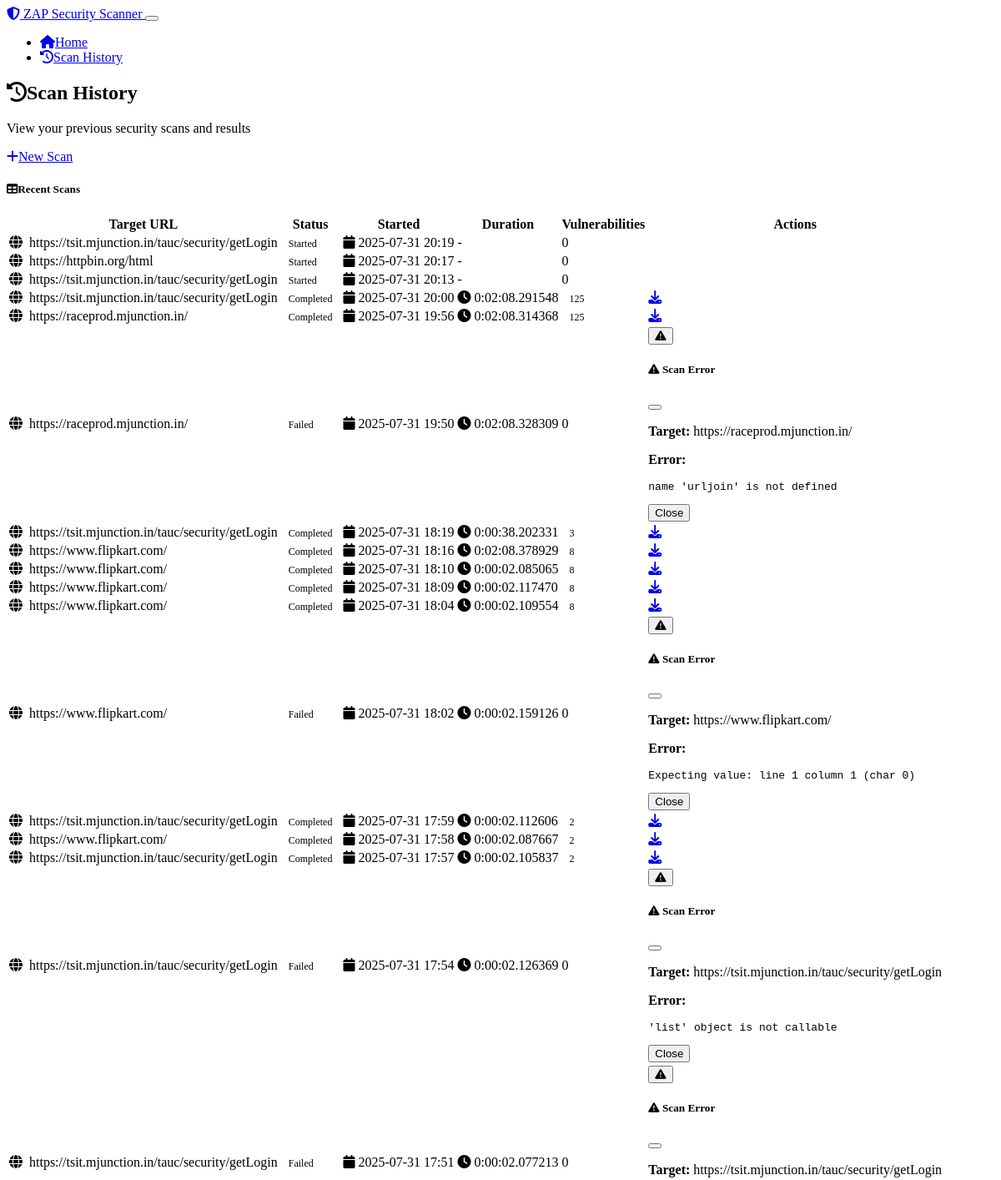
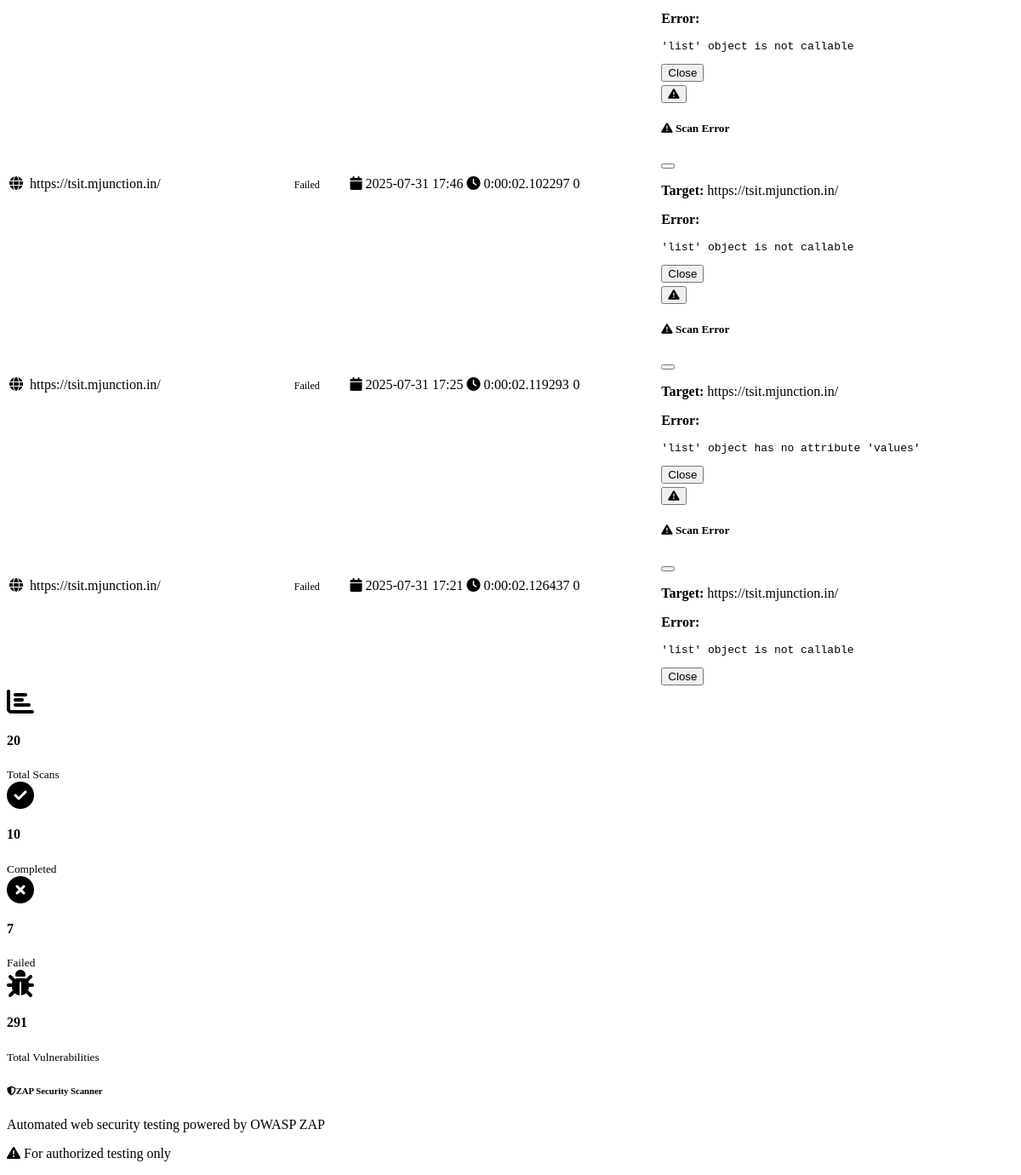
/scan_history, run on an earlier commit of the app's database (2 pictures, top to bottom).
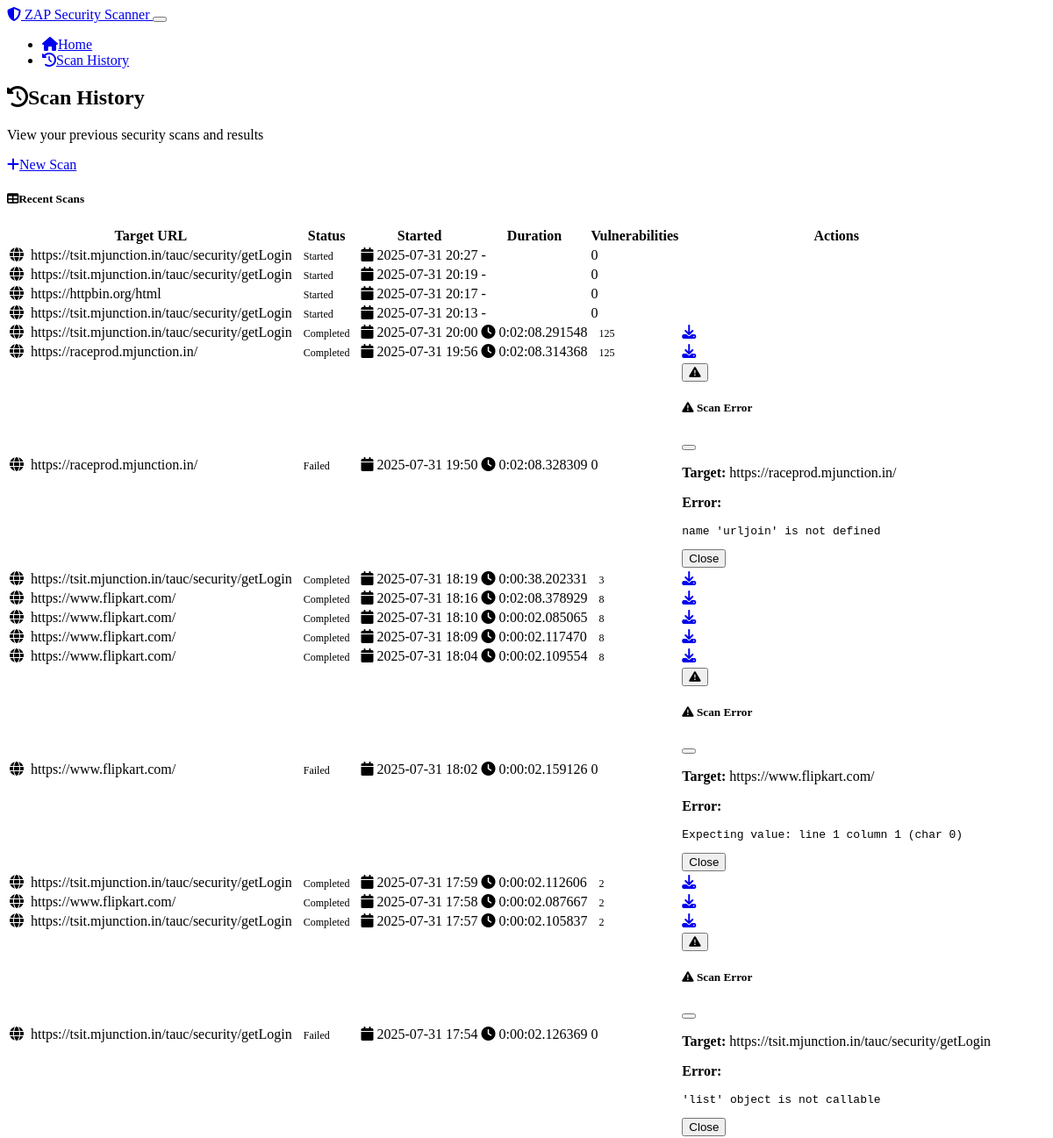
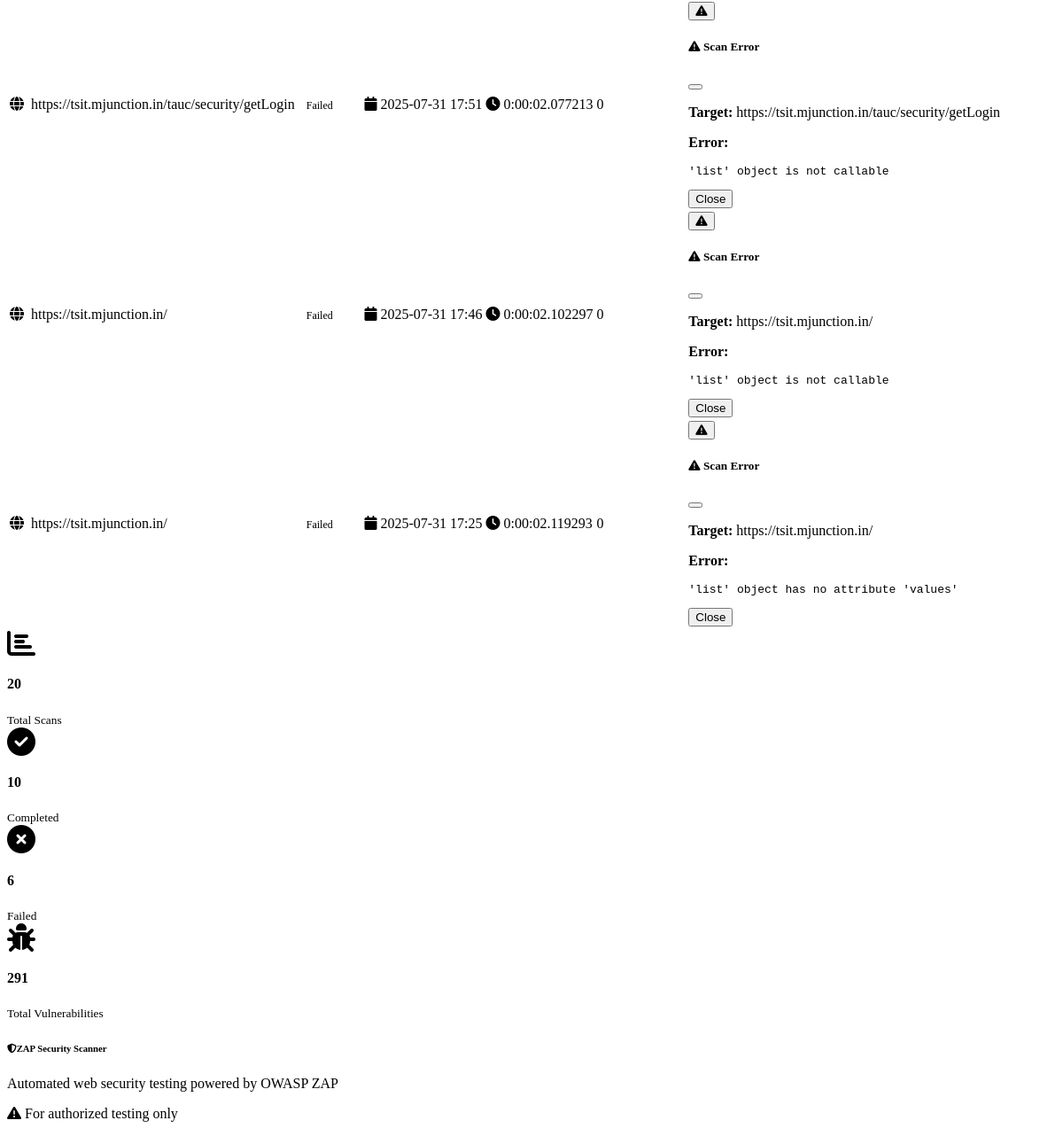
And on a later commit of the database (2 pictures, top to bottom).
### models.py (models this page shows, shortened)
class ScanRecord(db.Model):
    id = db.Column(db.Integer, primary_key=True)
    target_url = db.Column(db.String(500), nullable=False)
    status = db.Column(db.String(50), nullable=False, default='pending')  # pending, started, completed, failed, stopped
    started_at = db.Column(db.DateTime, nullable=False, default=datetime.utcnow)
    completed_at = db.Column(db.DateTime)
    vulnerability_count = db.Column(db.Integer, default=0)
    results_json = db.Column(Text)  # Store scan results as JSON
    error_message = db.Column(Text)
    @property
    def duration(self):
        if self.completed_at and self.started_at:
            return self.completed_at - self.started_at
        return None
    @property
    def status_badge_class(self):
        status_classes = {
            'pending': 'bg-secondary',
            'started': 'bg-primary',
            'completed': 'bg-success',
            'failed': 'bg-danger',
            'stopped': 'bg-warning'
        }
        return status_classes.get(self.status, 'bg-secondary')

### app.py (the view)
@app.route('/scan_history')
def scan_history():
    scans = models.ScanRecord.query.order_by(models.ScanRecord.started_at.desc()).limit(20).all()
    return render_template('scan_history.html', scans=scans)

### templates/scan_history.html (shortened to what this page needs)
{% extends "base.html" %}
{% block content %}
<div class="row">
    <div class="col-12">
        <div class="d-flex justify-content-between align-items-center mb-4">
            <div>
                <h2><i class="fas fa-history me-2"></i>Scan History</h2>
                <p class="text-muted mb-0">View your previous security scans and results</p>
            </div>
            <div>
                <a href="{{ url_for('index') }}" class="btn btn-primary">
                    <i class="fas fa-plus me-2"></i>New Scan
                </a>
            </div>
        </div>
        {% if scans %}
        <div class="card shadow">
            <div class="card-header bg-dark text-white">
                <h5 class="card-title mb-0">
                    <i class="fas fa-table me-2"></i>Recent Scans
                </h5>
            </div>
            <div class="card-body p-0">
                <div class="table-responsive">
                    <table class="table table-hover mb-0">
                        <thead class="table-dark">
                            <tr>
                                <th>Target URL</th>
                                <th>Status</th>
                                <th>Started</th>
                                <th>Duration</th>
                                <th>Vulnerabilities</th>
                                <th>Actions</th>
                            </tr>
                        </thead>
                        <tbody>
                            {% for scan in scans %}
                            <tr>
                                <td>
                                    <i class="fas fa-globe me-2 text-primary"></i>
                                    <span class="fw-bold">{{ scan.target_url|truncate(50) }}</span>
                                </td>
                                <td>
                                    <span class="badge {{ scan.status_badge_class }}">
                                        {{ scan.status|title }}
                                    </span>
                                </td>
                                <td>
                                    <i class="fas fa-calendar me-1 text-muted"></i>
                                    {{ scan.started_at.strftime('%Y-%m-%d %H:%M') }}
                                </td>
                                <td>
                                    {% if scan.duration %}
                                        <i class="fas fa-clock me-1 text-muted"></i>
                                        {{ scan.duration }}
                                    {% else %}
                                        <span class="text-muted">-</span>
                                    {% endif %}
                                </td>
                                <td>
                                    {% if scan.vulnerability_count %}
                                        <span class="badge bg-{{ 'danger' if scan.vulnerability_count > 5 else 'warning' if scan.vulnerability_count > 0 else 'success' }}">
                                            {{ scan.vulnerability_count }}
                                        </span>
                                    {% else %}
                                        <span class="text-muted">0</span>
                                    {% endif %}
                                </td>
                                <td>
                                    {% if scan.status == 'completed' and scan.results_json %}
                                        <a href="{{ url_for('download_report', scan_id=scan.id) }}"
                                           class="btn btn-sm btn-success me-2"
                                           title="Download PDF Report">
                                            <i class="fas fa-download"></i>
                                        </a>
                                    {% endif %}
                                    {% if scan.error_message %}
                                        <button class="btn btn-sm btn-outline-danger"
                                                data-bs-toggle="modal"
                                                data-bs-target="#errorModal{{ scan.id }}"
                                                title="View Error">
                                            <i class="fas fa-exclamation-triangle"></i>
                                        </button>
                                        <div class="modal fade" id="errorModal{{ scan.id }}" tabindex="-1">
                                            <div class="modal-dialog">
                                                <div class="modal-content">
                                                    <div class="modal-header bg-danger text-white">
                                                        <h5 class="modal-title">
                                                            <i class="fas fa-exclamation-triangle me-2"></i>
                                                            Scan Error
                                                        </h5>
                                                        <button type="button" class="btn-close" data-bs-dismiss="modal"></button>
                                                    </div>
                                                    <div class="modal-body">
                                                        <p><strong>Target:</strong> {{ scan.target_url }}</p>
                                                        <p><strong>Error:</strong></p>
                                                        <pre class="bg-light p-3 rounded">{{ scan.error_message }}</pre>
                                                    </div>
                                                    <div class="modal-footer">
                                                        <button type="button" class="btn btn-secondary" data-bs-dismiss="modal">Close</button>
                                                    </div>
                                                </div>
                                            </div>
                                        </div>
                                    {% endif %}
                                </td>
                            </tr>
                            {% endfor %}
                        </tbody>
                    </table>
                </div>
            </div>
        </div>
        {% endif %}
        {% if scans %}
        <div class="row mt-4">
            <div class="col-md-3">
                <div class="card bg-primary text-white">
                    <div class="card-body text-center">
                        <i class="fas fa-chart-bar fa-2x mb-2"></i>
                        <h4>{{ scans|length }}</h4>
                        <small>Total Scans</small>
                    </div>
                </div>
            </div>
            <div class="col-md-3">
                <div class="card bg-success text-white">
                    <div class="card-body text-center">
                        <i class="fas fa-check-circle fa-2x mb-2"></i>
                        <h4>{{ scans|selectattr('status', 'equalto', 'completed')|list|length }}</h4>
                        <small>Completed</small>
                    </div>
                </div>
            </div>
            <div class="col-md-3">
                <div class="card bg-danger text-white">
                    <div class="card-body text-center">
                        <i class="fas fa-times-circle fa-2x mb-2"></i>
                        <h4>{{ scans|selectattr('status', 'equalto', 'failed')|list|length }}</h4>
                        <small>Failed</small>
                    </div>
                </div>
            </div>
            <div class="col-md-3">
                <div class="card bg-warning text-dark">
                    <div class="card-body text-center">
                        <i class="fas fa-bug fa-2x mb-2"></i>
                        <h4>{{ scans|sum(attribute='vulnerability_count') or 0 }}</h4>
                        <small>Total Vulnerabilities</small>
                    </div>
                </div>
            </div>
        </div>
        {% endif %}
    </div>
</div>
{% endblock %}

### templates/base.html (shortened to what this page needs)
<!DOCTYPE html>
<html lang="en" data-bs-theme="dark">
<head>
    <link href="https://cdn.replit.com/agent/bootstrap-agent-dark-theme.min.css" rel="stylesheet">
    <link rel="stylesheet" href="https://cdnjs.cloudflare.com/ajax/libs/font-awesome/6.4.0/css/all.min.css">
    <link rel="stylesheet" href="{{ url_for('static', filename='css/custom.css') }}">
</head>
<body>
    <nav class="navbar navbar-expand-lg navbar-dark bg-dark">
        <div class="container">
            <a class="navbar-brand" href="{{ url_for('index') }}">
                <i class="fas fa-shield-alt me-2"></i>
                ZAP Security Scanner
            </a>
            <button class="navbar-toggler" type="button" data-bs-toggle="collapse" data-bs-target="#navbarNav">
            </button>
            <div class="collapse navbar-collapse" id="navbarNav">
                <ul class="navbar-nav ms-auto">
                    <li class="nav-item">
                        <a class="nav-link" href="{{ url_for('index') }}">
                            <i class="fas fa-home me-1"></i>Home
                        </a>
                    </li>
                    <li class="nav-item">
                        <a class="nav-link" href="{{ url_for('scan_history') }}">
                            <i class="fas fa-history me-1"></i>Scan History
                        </a>
                    </li>
                </ul>
            </div>
        </div>
    </nav>
    <main class="container my-4">
        {% block content %}{% endblock %}
    </main>
    <footer class="bg-dark text-light py-4 mt-5">
        <div class="container">
            <div class="row">
                <div class="col-md-6">
                    <h6><i class="fas fa-shield-alt me-2"></i>ZAP Security Scanner</h6>
                    <p class="small mb-0">Automated web security testing powered by OWASP ZAP</p>
                </div>
                <div class="col-md-6 text-md-end">
                    <p class="small mb-0">
                        <i class="fas fa-exclamation-triangle me-1"></i>
                        For authorized testing only
                    </p>
                </div>
            </div>
        </div>
    </footer>
</body>
</html>

### static/css/custom.css (style rules this page uses)
.card { transition: transform 0.2s ease-in-out, box-shadow 0.2s ease-in-out; }
.badge { font-size: 0.75em; padding: 0.5em 0.75em; }
[data-bs-theme="dark"] .card { background-color: var(--bs-dark); border-color: var(--bs-secondary); }
[data-bs-theme="dark"] .text-muted { color: var(--bs-secondary) !important; }
footer { margin-top: auto; }
html { scroll-behavior: smooth; }
.fas + span, .far + span { margin-left: 0.25rem; }

What changed in the data, as far as the page shows it:
no longer on this page (row unchanged): ScanRecord: target_url "https://tsit.mjunction.in/", status "Failed", started_at "2025-07-31 17:21", duration "0:00:02.126437", vulnerability_count "0", error_message "'list' object is not callable"
added ScanRecord: target_url "https://tsit.mjunction.in/tauc/security/getLogin", status "Started", started_at "2025-07-31 20:27", vulnerability_count "0"
Also different on the page:
{{ scans|selectattr('status', 'equalto', 'failed')|list|length }}: "7" → "6"
